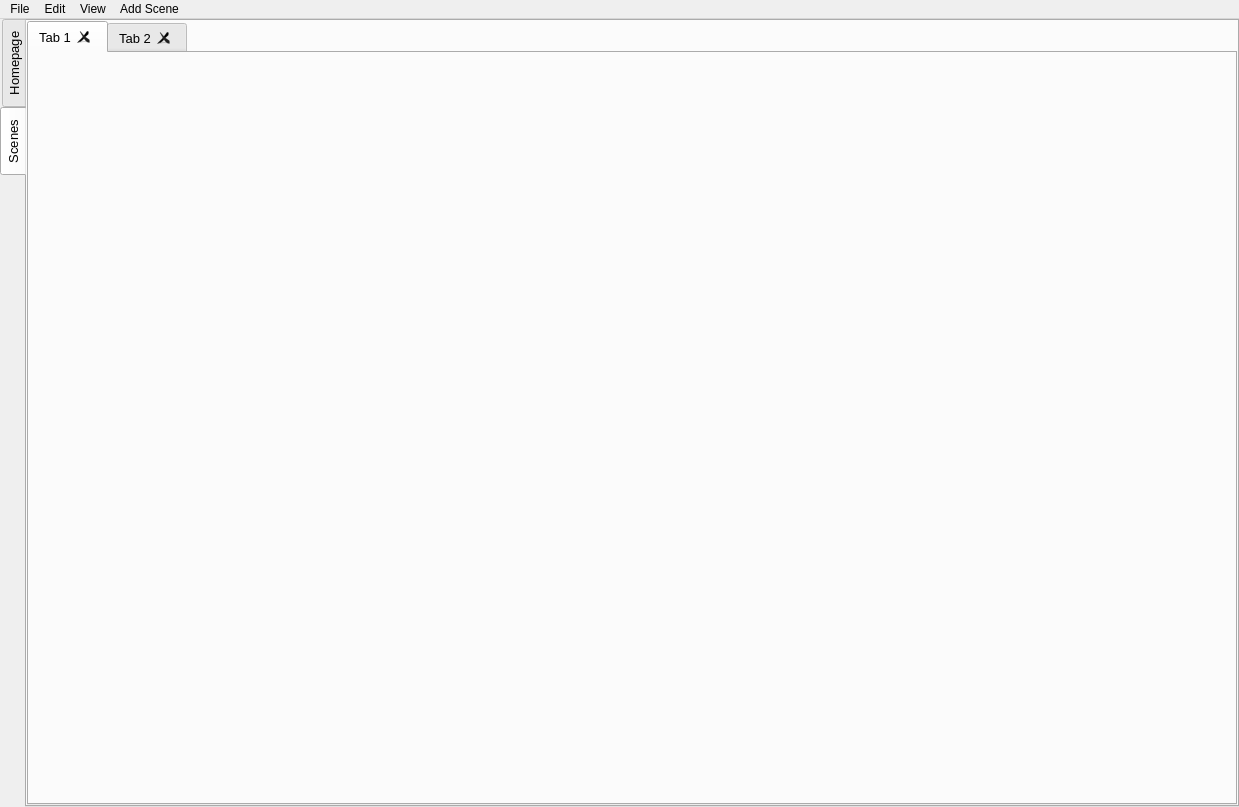
<?xml version="1.0" encoding="UTF-8"?>
<ui version="4.0">
 <class>MainWindow</class>
 <widget class="QMainWindow" name="MainWindow">
  <property name="geometry">
   <rect>
    <x>0</x>
    <y>0</y>
    <width>1239</width>
    <height>807</height>
   </rect>
  </property>
  <property name="sizePolicy">
   <sizepolicy hsizetype="MinimumExpanding" vsizetype="MinimumExpanding">
    <horstretch>0</horstretch>
    <verstretch>0</verstretch>
   </sizepolicy>
  </property>
  <property name="minimumSize">
   <size>
    <width>800</width>
    <height>400</height>
   </size>
  </property>
  <property name="font">
   <font>
    <weight>50</weight>
    <bold>false</bold>
    <kerning>true</kerning>
   </font>
  </property>
  <property name="windowTitle">
   <string>DAATA GUI</string>
  </property>
  <property name="styleSheet">
   <string notr="true"/>
  </property>
  <widget class="QWidget" name="centralwidget">
   <layout class="QGridLayout" name="centralLayout">
    <property name="leftMargin">
     <number>0</number>
    </property>
    <property name="topMargin">
     <number>0</number>
    </property>
    <property name="rightMargin">
     <number>0</number>
    </property>
    <property name="bottomMargin">
     <number>0</number>
    </property>
    <item row="0" column="0">
     <widget class="QTabWidget" name="tabWidget_central">
      <property name="font">
       <font>
        <pointsize>10</pointsize>
       </font>
      </property>
      <property name="styleSheet">
       <string notr="true"/>
      </property>
      <property name="tabPosition">
       <enum>QTabWidget::West</enum>
      </property>
      <property name="tabShape">
       <enum>QTabWidget::Rounded</enum>
      </property>
      <property name="currentIndex">
       <number>1</number>
      </property>
      <property name="elideMode">
       <enum>Qt::ElideNone</enum>
      </property>
      <property name="usesScrollButtons">
       <bool>false</bool>
      </property>
      <widget class="QWidget" name="tab_homepage">
       <property name="sizePolicy">
        <sizepolicy hsizetype="MinimumExpanding" vsizetype="MinimumExpanding">
         <horstretch>0</horstretch>
         <verstretch>0</verstretch>
        </sizepolicy>
       </property>
       <attribute name="title">
        <string>Homepage</string>
       </attribute>
       <layout class="QGridLayout" name="gridLayout_tab_homepage">
        <property name="leftMargin">
         <number>0</number>
        </property>
        <property name="topMargin">
         <number>0</number>
        </property>
        <property name="rightMargin">
         <number>0</number>
        </property>
        <property name="bottomMargin">
         <number>0</number>
        </property>
       </layout>
      </widget>
      <widget class="QWidget" name="tab_scenes">
       <property name="sizePolicy">
        <sizepolicy hsizetype="MinimumExpanding" vsizetype="MinimumExpanding">
         <horstretch>0</horstretch>
         <verstretch>0</verstretch>
        </sizepolicy>
       </property>
       <attribute name="title">
        <string>Scenes</string>
       </attribute>
       <layout class="QGridLayout" name="gridLayout_tab_layouts" rowstretch="0">
        <property name="sizeConstraint">
         <enum>QLayout::SetDefaultConstraint</enum>
        </property>
        <property name="leftMargin">
         <number>0</number>
        </property>
        <property name="topMargin">
         <number>0</number>
        </property>
        <property name="rightMargin">
         <number>0</number>
        </property>
        <property name="bottomMargin">
         <number>0</number>
        </property>
        <property name="horizontalSpacing">
         <number>6</number>
        </property>
        <item row="0" column="0">
         <widget class="QTabWidget" name="tabWidget">
          <property name="tabShape">
           <enum>QTabWidget::Rounded</enum>
          </property>
          <property name="iconSize">
           <size>
            <width>16</width>
            <height>16</height>
           </size>
          </property>
          <property name="tabsClosable">
           <bool>true</bool>
          </property>
          <property name="movable">
           <bool>true</bool>
          </property>
          <widget class="QWidget" name="tab">
           <attribute name="title">
            <string>Tab 1</string>
           </attribute>
          </widget>
          <widget class="QWidget" name="tab_2">
           <attribute name="title">
            <string>Tab 2</string>
           </attribute>
          </widget>
         </widget>
        </item>
       </layout>
      </widget>
     </widget>
    </item>
   </layout>
  </widget>
  <widget class="QMenuBar" name="menuBar">
   <property name="geometry">
    <rect>
     <x>0</x>
     <y>0</y>
     <width>1239</width>
     <height>22</height>
    </rect>
   </property>
   <property name="defaultUp">
    <bool>false</bool>
   </property>
   <property name="nativeMenuBar">
    <bool>true</bool>
   </property>
   <widget class="QMenu" name="menuFile">
    <property name="title">
     <string>File</string>
    </property>
   </widget>
   <widget class="QMenu" name="menuEdit">
    <property name="title">
     <string>Edit</string>
    </property>
   </widget>
   <widget class="QMenu" name="menuView">
    <property name="title">
     <string>View</string>
    </property>
    <addaction name="action_parentChildrenTree"/>
   </widget>
   <widget class="QMenu" name="menuAdd_Layout">
    <property name="title">
     <string>Add Scene</string>
    </property>
   </widget>
   <addaction name="menuFile"/>
   <addaction name="menuEdit"/>
   <addaction name="menuView"/>
   <addaction name="menuAdd_Layout"/>
  </widget>
  <action name="actionTest">
   <property name="text">
    <string>Test</string>
   </property>
  </action>
  <action name="action_parentChildrenTree">
   <property name="text">
    <string>Parent/children tree</string>
   </property>
   <property name="toolTip">
    <string>Display a tree of all parent objects and their respective children for the current UI layout</string>
   </property>
  </action>
 </widget>
 <resources/>
 <connections/>
</ui>
